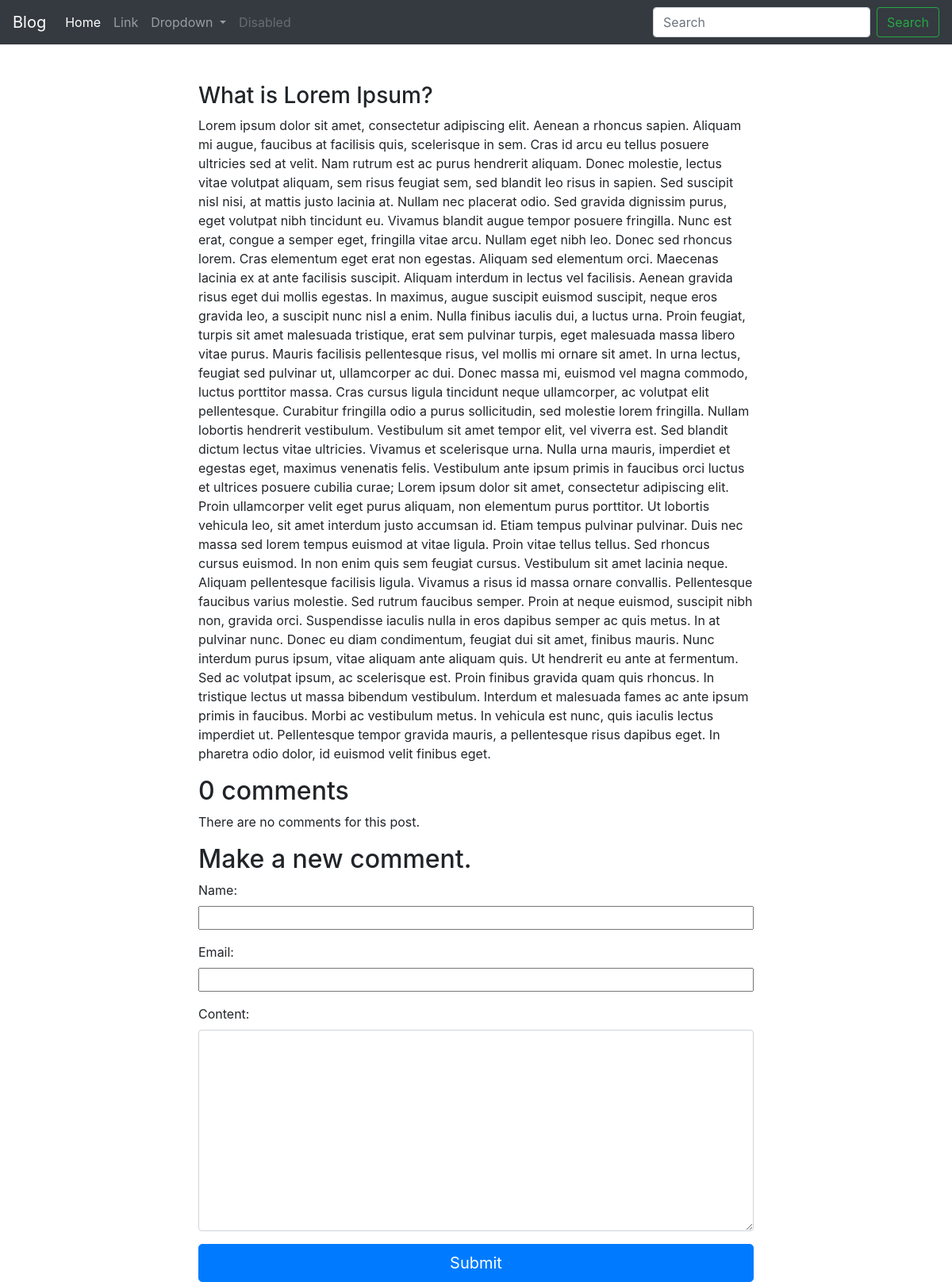
/no2/, run on an earlier commit of the app's database.
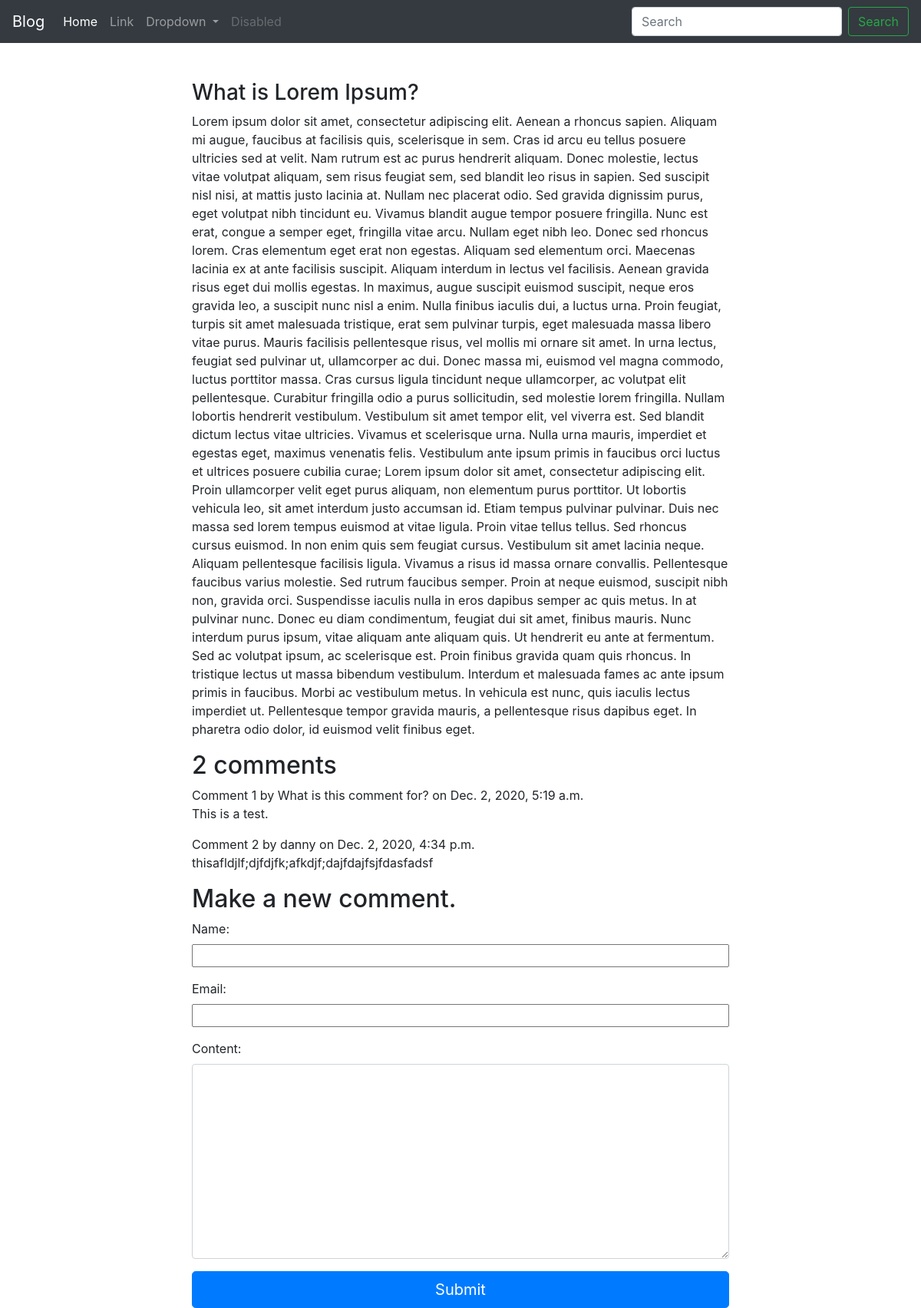
And on a later commit of the database.
### blog/models.py (models this page shows, shortened)
class Post(models.Model):
    class NewManager(models.Manager):
        def get_queryset(self):
            return super().get_queryset().filter(status='published')
    options = (
        ('draft', 'Draft'),
        ('published', 'Published'),
    )
    title                   = models.CharField(max_length=250)
    excerpt                 = models.TextField(null=True)
    slug                    = models.SlugField(max_length=250, unique_for_date='publish')
    publish                 = models.DateTimeField(default=timezone.now)
    author                  = models.ForeignKey(User, on_delete=models.CASCADE, related_name='blog_posts')
    content                 = models.TextField()
    status                  = models.CharField(max_length=10, choices=options, default='draft')
    objects = models.Manager()
    newmanager = NewManager()
    class Meta:
        ordering = ('-publish',)

class Comment(models.Model):
    post                    = models.ForeignKey(Post, on_delete=models.CASCADE, related_name='comments')
    name                    = models.CharField(max_length=50)
    email                   = models.EmailField()
    content                 = models.TextField()
    publish                 = models.DateTimeField(auto_now_add=True)
    status                  = models.BooleanField(default=True)
    class Meta:
        ordering = ('publish',)

### blog/views.py (the view)
# urls.py: path('<slug:post>/', views.post_single, name='post_single'),
def post_single(request, post):
    post = get_object_or_404(Post, slug=post, status='published')
    comments = post.comments.filter(status=True)
    user_comment = None
    if request.method == 'POST':
        comment_form = NewCommentForm(request.POST)
        if comment_form.is_valid():
            user_comment = comment_form.save(commit=False)
            user_comment.post = post
            user_comment.save()
            return HttpResponseRedirect("/" + post.slug)
    else:
        comment_form = NewCommentForm()
    return render(
        request,
        'single.html',
        {
            'post': post,
            'user_comment': user_comment,
            'comments': comments,
            'comment_form': comment_form,
        },
    )

### blog/forms.py
class NewCommentForm(forms.ModelForm):
    class Meta:
        model = Comment
        fields = ('name', 'email', 'content')
        widgets = {
            'name': forms.TextInput(attrs={'class': 'col-sm-12'}),
            'email': forms.TextInput(attrs={'class': 'col-sm-12'}),
            'content': forms.Textarea(attrs={'class': 'form-control'}),
        }

### blog/templates/single.html (shortened to what this page needs)
{% extends 'base.html' %}
{% block content %}
    <div class="container">
      <div class="row justify-content-md-center pt-5">
        <div class="col-md-8">
            <div class="col-12"><h3>{{post.title}}</h3></div>
            <div class="col-12"><p>{{post.content|safe}}</p></div>
            <div class="col-md-12">
              {% with comments.count as total_comments %}
                <h2>
                  {{ total_comments }} comment{{ total_comments|pluralize }}
                </h2>
              {% endwith %}
              {% for comment in comments %}
                Comment {{ forloop.counter }} by {{ comment.name }}
                on {{ comment.publish }}
                {{ comment.content|linebreaks }}
                {% empty %}
                  <p>There are no comments for this post.</p>
              {% endfor %}
              <h2>Make a new comment.</h2>
              <form id="myForm" method="POST" >
                {{ comment_form.as_p }}
                <button class="btn btn-primary btn-lg btn-block" type="submit">Submit</button>
              </form>
            </div>
        </div>
      </div>
    </div>
{% endblock content %}

### blog/templates/base.html (shortened to what this page needs)
<!doctype html>
<html lang="en">
  <head>
    <link rel="stylesheet" href="https://cdn.jsdelivr.net/npm/bootstrap@4.5.3/dist/css/bootstrap.min.css">
  </head>
  <body>
    <nav class="navbar navbar-expand-lg navbar-dark bg-dark">
      <a class="navbar-brand" href="http://127.0.0.1:8000">Blog</a>
      <div class="collapse navbar-collapse" id="navbarSupportedContent">
        <ul class="navbar-nav mr-auto">
          <li class="nav-item active">
            <a class="nav-link" href="http://127.0.0.1:8000/">Home <span class="sr-only">(current)</span></a>
          </li>
          <li class="nav-item">
            <a class="nav-link" href="#">Link</a>
          </li>
          <li class="nav-item dropdown">
            <a class="nav-link dropdown-toggle" href="#" id="navbarDropdown" role="button" data-toggle="dropdown" aria-haspopup="true" aria-expanded="false">
              Dropdown
            </a>
          </li>
          <li class="nav-item">
            <a class="nav-link disabled" href="#" tabindex="-1" aria-disabled="true">Disabled</a>
          </li>
        </ul>
        <form class="form-inline my-2 my-lg-0">
          <input class="form-control mr-sm-2" type="search" placeholder="Search" aria-label="Search">
          <button class="btn btn-outline-success my-2 my-sm-0" type="submit">Search</button>
        </form>
      </div>
    </nav>
    {% block content %}
    {% endblock content %}
  </body>
</html>

What changed in the data, as far as the page shows it:
added Comment: name "What is this comment for?", publish "Dec. 2, 2020, 5:19 a.m.", content "This is a test."
added Comment: name "danny", publish "Dec. 2, 2020, 4:34 p.m.", content "thisafldjlf;djfdjfk;afkdjf;dajfdajfsjfdasfadsf"
Also different on the page:
{{ total_comments }}: "0" → "2"
text no longer shown: "There are no comments for this post."
